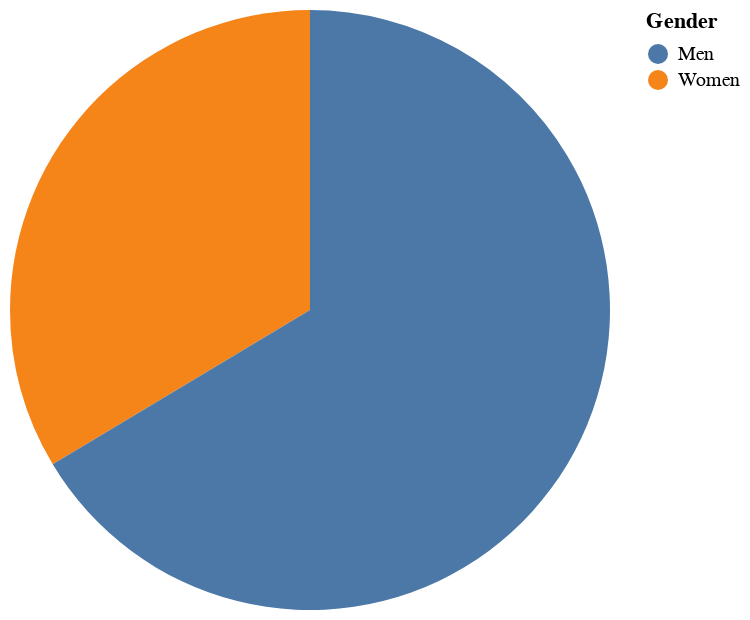

The notebook cell saved with this chart:
### Code cell
# function for app.py

import pandas as pd
import altair as alt

df = pd.read_csv('../data/filtered/pie_chart_data.csv')

def create_chart(df, year, industry):
    
    filtered_rows = []
    for index, row in df.iterrows():
        if row["Industry"] == industry and row["REF_DATE"] == year:
            filtered_rows.append(row)
    filtered_df = pd.DataFrame(filtered_rows)

    chart = alt.Chart(filtered_df).mark_arc().encode(
        theta="VALUE",
        color="Gender"
    )
    return chart

chart = create_chart(df, 2016, "Finance")
chart

### Figure 1 — Vega-Lite specification as saved in the notebook (floating-point values rounded to 4 significant figures)
{"config": {"view": {"continuousWidth": 300, "continuousHeight": 300}}, "data": {"name": "data-1b4ed9c434910e3fb8a7f5e28d56fb95"}, "mark": {"type": "arc"}, "encoding": {"color": {"field": "Gender", "type": "nominal"}, "theta": {"field": "VALUE", "type": "quantitative"}}, "$schema": "https://vega.github.io/schema/vega-lite/v5.17.0.json", "datasets": {"data-1b4ed9c434910e3fb8a7f5e28d56fb95": [{"REF_DATE": 2016, "Gender": "Women", "Industry": "Finance", "VALUE": 1553.0}, {"REF_DATE": 2016, "Gender": "Men", "Industry": "Finance", "VALUE": 3069.0}]}}
